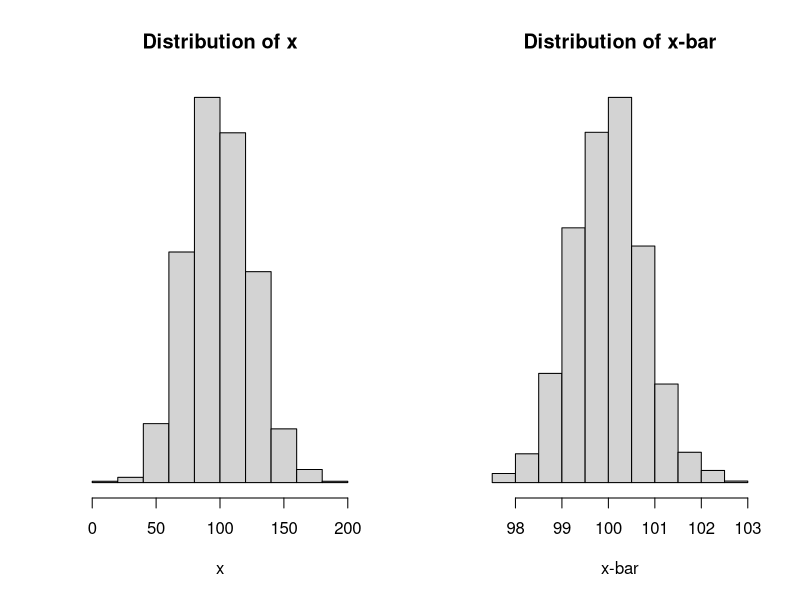

Source code (R):
## ---- chunk 1
knitr::opts_chunk$set(echo = FALSE)
## ---- chunk 2
set.seed(0)
par(mfrow=c(1,2))
dat <- matrix(rnorm(1000000,100,25), nrow=1000, byrow=TRUE)
hist(dat[1,], freq=FALSE, main="Distribution of x", xlab="x", ylab="", yaxt="n")
hist(rowMeans(dat), freq=FALSE, main="Distribution of x-bar", xlab="x-bar", ylab="", yaxt="n")
